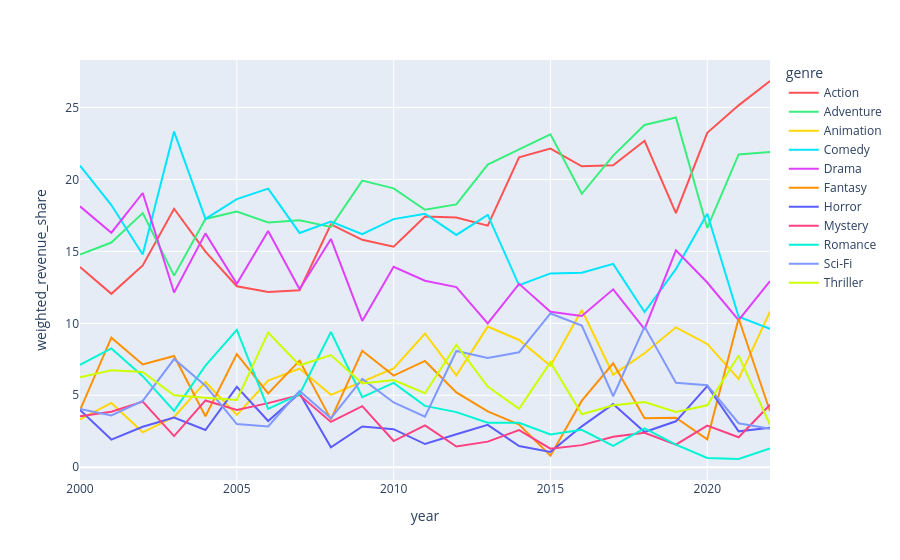

The notebook cell this image was saved under:
### Code cell
df_revenue_trend = df.copy()
df_revenue_trend = df_revenue_trend[df_revenue_trend["genre"].isin(genres_list)]
df_revenue_trend["weighted_revenue"] = df_revenue_trend["revenue"]*df_revenue_trend["genre_weight"]
df_revenue_trend = df_revenue_trend.groupby(["year","genre"],as_index=False).agg(sum_weighted_revenue=("weighted_revenue","sum"))[["year","genre","sum_weighted_revenue"]]
df_revenue_trend["weighted_revenue_share"] = (df_revenue_trend["sum_weighted_revenue"])*100/(df_revenue_trend.groupby("year")["sum_weighted_revenue"].transform("sum"))

fig = px.line(
    df_revenue_trend,
    x="year",
    y="weighted_revenue_share",
    color="genre",
    color_discrete_map=genre_color_map
)

fig.update_layout(
    legend_itemclick="toggleothers", 
    legend_itemdoubleclick="toggle"      
)

fig.show()

### Figure 1 — Plotly figure (JSON) as saved in the notebook; plotly's stock layout.template omitted (floating-point values rounded to 4 significant figures)
{"data": [{"hovertemplate": "genre=Action<br>year=%{x}<br>weighted_revenue_share=%{y}<extra></extra>", "legendgroup": "Action", "line": {"color": "#FF5252", "dash": "solid"}, "marker": {"symbol": "circle"}, "mode": "lines", "name": "Action", "orientation": "v", "showlegend": true, "type": "scatter", "x": [2000, 2001, 2002, 2003, 2004, 2005, 2006, 2007, 2008, 2009, 2010, 2011, 2012, 2013, 2014, 2015, 2016, 2017, 2018, 2019, 2020, 2021, 2022], "xaxis": "x", "y": [13.92, 12.05, 14.02, 17.96, 14.99, 12.58, 12.17, 12.3, 16.88, 15.8, 15.32, 17.43, 17.35, 16.79, 21.54, 22.14, 20.91, 20.98, 22.68, 17.66, 23.24, 25.15, 26.84], "yaxis": "y"}, {"hovertemplate": "genre=Adventure<br>year=%{x}<br>weighted_revenue_share=%{y}<extra></extra>", "legendgroup": "Adventure", "line": {"color": "#38EF7D", "dash": "solid"}, "marker": {"symbol": "circle"}, "mode": "lines", "name": "Adventure", "orientation": "v", "showlegend": true, "type": "scatter", "x": [2000, 2001, 2002, 2003, 2004, 2005, 2006, 2007, 2008, 2009, 2010, 2011, 2012, 2013, 2014, 2015, 2016, 2017, 2018, 2019, 2020, 2021, 2022], "xaxis": "x", "y": [14.78, 15.61, 17.66, 13.31, 17.25, 17.77, 17.01, 17.17, 16.7, 19.92, 19.38, 17.89, 18.27, 21.03, 22.09, 23.14, 19.0, 21.65, 23.78, 24.31, 16.63, 21.74, 21.91], "yaxis": "y"}, {"hovertemplate": "genre=Animation<br>year=%{x}<br>weighted_revenue_share=%{y}<extra></extra>", "legendgroup": "Animation", "line": {"color": "#FFD700", "dash": "solid"}, "marker": {"symbol": "circle"}, "mode": "lines", "name": "Animation", "orientation": "v", "showlegend": true, "type": "scatter", "x": [2000, 2001, 2002, 2003, 2004, 2005, 2006, 2007, 2008, 2009, 2010, 2011, 2012, 2013, 2014, 2015, 2016, 2017, 2018, 2019, 2020, 2021, 2022], "xaxis": "x", "y": [3.318, 4.466, 2.427, 3.491, 5.919, 3.64, 6.021, 6.854, 5.027, 5.937, 6.869, 9.295, 6.382, 9.772, 8.842, 7.047, 10.93, 6.43, 7.923, 9.72, 8.567, 6.139, 10.8], "yaxis": "y"}, {"hovertemplate": "genre=Comedy<br>year=%{x}<br>weighted_revenue_share=%{y}<extra></extra>", "legendgroup": "Comedy", "line": {"color": "#00E5FF", "dash": "solid"}, "marker": {"symbol": "circle"}, "mode": "lines", "name": "Comedy", "orientation": "v", "showlegend": true, "type": "scatter", "x": [2000, 2001, 2002, 2003, 2004, 2005, 2006, 2007, 2008, 2009, 2010, 2011, 2012, 2013, 2014, 2015, 2016, 2017, 2018, 2019, 2020, 2021, 2022], "xaxis": "x", "y": [20.95, 18.22, 14.78, 23.33, 17.26, 18.63, 19.36, 16.28, 17.08, 16.2, 17.24, 17.61, 16.14, 17.53, 12.64, 13.47, 13.52, 14.13, 10.78, 13.77, 17.61, 10.46, 9.619], "yaxis": "y"}, {"hovertemplate": "genre=Drama<br>year=%{x}<br>weighted_revenue_share=%{y}<extra></extra>", "legendgroup": "Drama", "line": {"color": "#E040FB", "dash": "solid"}, "marker": {"symbol": "circle"}, "mode": "lines", "name": "Drama", "orientation": "v", "showlegend": true, "type": "scatter", "x": [2000, 2001, 2002, 2003, 2004, 2005, 2006, 2007, 2008, 2009, 2010, 2011, 2012, 2013, 2014, 2015, 2016, 2017, 2018, 2019, 2020, 2021, 2022], "xaxis": "x", "y": [18.13, 16.3, 19.06, 12.14, 16.25, 12.75, 16.41, 12.37, 15.86, 10.16, 13.93, 12.96, 12.52, 9.996, 12.74, 10.8, 10.51, 12.36, 9.592, 15.08, 12.83, 10.22, 12.93], "yaxis": "y"}, {"hovertemplate": "genre=Fantasy<br>year=%{x}<br>weighted_revenue_share=%{y}<extra></extra>", "legendgroup": "Fantasy", "line": {"color": "#FF9100", "dash": "solid"}, "marker": {"symbol": "circle"}, "mode": "lines", "name": "Fantasy", "orientation": "v", "showlegend": true, "type": "scatter", "x": [2000, 2001, 2002, 2003, 2004, 2005, 2006, 2007, 2008, 2009, 2010, 2011, 2012, 2013, 2014, 2015, 2016, 2017, 2018, 2019, 2020, 2021, 2022], "xaxis": "x", "y": [3.965, 9.001, 7.141, 7.73, 3.544, 7.856, 5.128, 7.407, 3.324, 8.09, 6.368, 7.385, 5.198, 3.877, 2.962, 0.7975, 4.626, 7.221, 3.409, 3.434, 1.943, 10.34, 3.889], "yaxis": "y"}, {"hovertemplate": "genre=Horror<br>year=%{x}<br>weighted_revenue_share=%{y}<extra></extra>", "legendgroup": "Horror", "line": {"color": "#5C5CFF", "dash": "solid"}, "marker": {"symbol": "circle"}, "mode": "lines", "name": "Horror", "orientation": "v", "showlegend": true, "type": "scatter", "x": [2000, 2001, 2002, 2003, 2004, 2005, 2006, 2007, 2008, 2009, 2010, 2011, 2012, 2013, 2014, 2015, 2016, 2017, 2018, 2019, 2020, 2021, 2022], "xaxis": "x", "y": [3.981, 1.92, 2.807, 3.451, 2.587, 5.584, 3.212, 5.141, 1.385, 2.827, 2.644, 1.61, 2.287, 2.944, 1.474, 1.066, 2.841, 4.385, 2.446, 3.189, 5.642, 2.492, 2.749], "yaxis": "y"}, {"hovertemplate": "genre=Mystery<br>year=%{x}<br>weighted_revenue_share=%{y}<extra></extra>", "legendgroup": "Mystery", "line": {"color": "#FF4081", "dash": "solid"}, "marker": {"symbol": "circle"}, "mode": "lines", "name": "Mystery", "orientation": "v", "showlegend": true, "type": "scatter", "x": [2000, 2001, 2002, 2003, 2004, 2005, 2006, 2007, 2008, 2009, 2010, 2011, 2012, 2013, 2014, 2015, 2016, 2017, 2018, 2019, 2020, 2021, 2022], "xaxis": "x", "y": [3.543, 3.859, 4.563, 2.161, 4.638, 3.973, 4.452, 5.018, 3.149, 4.242, 1.819, 2.906, 1.44, 1.776, 2.577, 1.288, 1.535, 2.117, 2.389, 1.566, 2.887, 2.079, 4.345], "yaxis": "y"}, {"hovertemplate": "genre=Romance<br>year=%{x}<br>weighted_revenue_share=%{y}<extra></extra>", "legendgroup": "Romance", "line": {"color": "#00F5D4", "dash": "solid"}, "marker": {"symbol": "circle"}, "mode": "lines", "name": "Romance", "orientation": "v", "showlegend": true, "type": "scatter", "x": [2000, 2001, 2002, 2003, 2004, 2005, 2006, 2007, 2008, 2009, 2010, 2011, 2012, 2013, 2014, 2015, 2016, 2017, 2018, 2019, 2020, 2021, 2022], "xaxis": "x", "y": [7.119, 8.254, 6.326, 3.911, 7.061, 9.546, 4.049, 5.074, 9.397, 4.868, 5.862, 4.263, 3.829, 3.091, 3.086, 2.27, 2.597, 1.489, 2.699, 1.568, 0.6456, 0.5702, 1.31], "yaxis": "y"}, {"hovertemplate": "genre=Sci-Fi<br>year=%{x}<br>weighted_revenue_share=%{y}<extra></extra>", "legendgroup": "Sci-Fi", "line": {"color": "#8099FF", "dash": "solid"}, "marker": {"symbol": "circle"}, "mode": "lines", "name": "Sci-Fi", "orientation": "v", "showlegend": true, "type": "scatter", "x": [2000, 2001, 2002, 2003, 2004, 2005, 2006, 2007, 2008, 2009, 2010, 2011, 2012, 2013, 2014, 2015, 2016, 2017, 2018, 2019, 2020, 2021, 2022], "xaxis": "x", "y": [4.044, 3.591, 4.608, 7.515, 5.667, 3.001, 2.833, 5.304, 3.395, 6.136, 4.499, 3.511, 8.077, 7.586, 7.99, 10.68, 9.844, 4.933, 9.77, 5.87, 5.695, 3.057, 2.676], "yaxis": "y"}, {"hovertemplate": "genre=Thriller<br>year=%{x}<br>weighted_revenue_share=%{y}<extra></extra>", "legendgroup": "Thriller", "line": {"color": "#CCFF00", "dash": "solid"}, "marker": {"symbol": "circle"}, "mode": "lines", "name": "Thriller", "orientation": "v", "showlegend": true, "type": "scatter", "x": [2000, 2001, 2002, 2003, 2004, 2005, 2006, 2007, 2008, 2009, 2010, 2011, 2012, 2013, 2014, 2015, 2016, 2017, 2018, 2019, 2020, 2021, 2022], "xaxis": "x", "y": [6.256, 6.732, 6.614, 5.002, 4.834, 4.67, 9.358, 7.081, 7.795, 5.82, 6.063, 5.145, 8.504, 5.608, 4.056, 7.302, 3.683, 4.299, 4.523, 3.842, 4.305, 7.764, 2.938], "yaxis": "y"}], "layout": {"legend": {"itemclick": "toggleothers", "itemdoubleclick": "toggle", "title": {"text": "genre"}, "tracegroupgap": 0}, "margin": {"t": 60}, "xaxis": {"anchor": "y", "domain": [0, 1], "title": {"text": "year"}}, "yaxis": {"anchor": "x", "domain": [0, 1], "title": {"text": "weighted_revenue_share"}}}}
